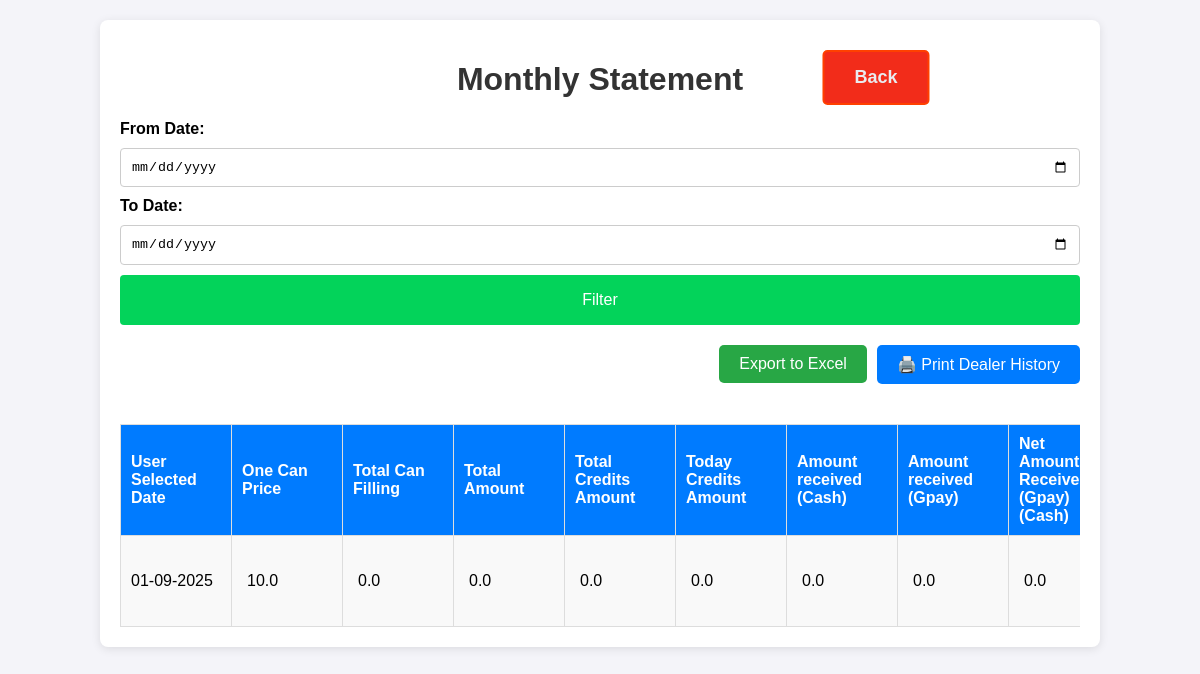
Before: /monthly_statement with the older database file.
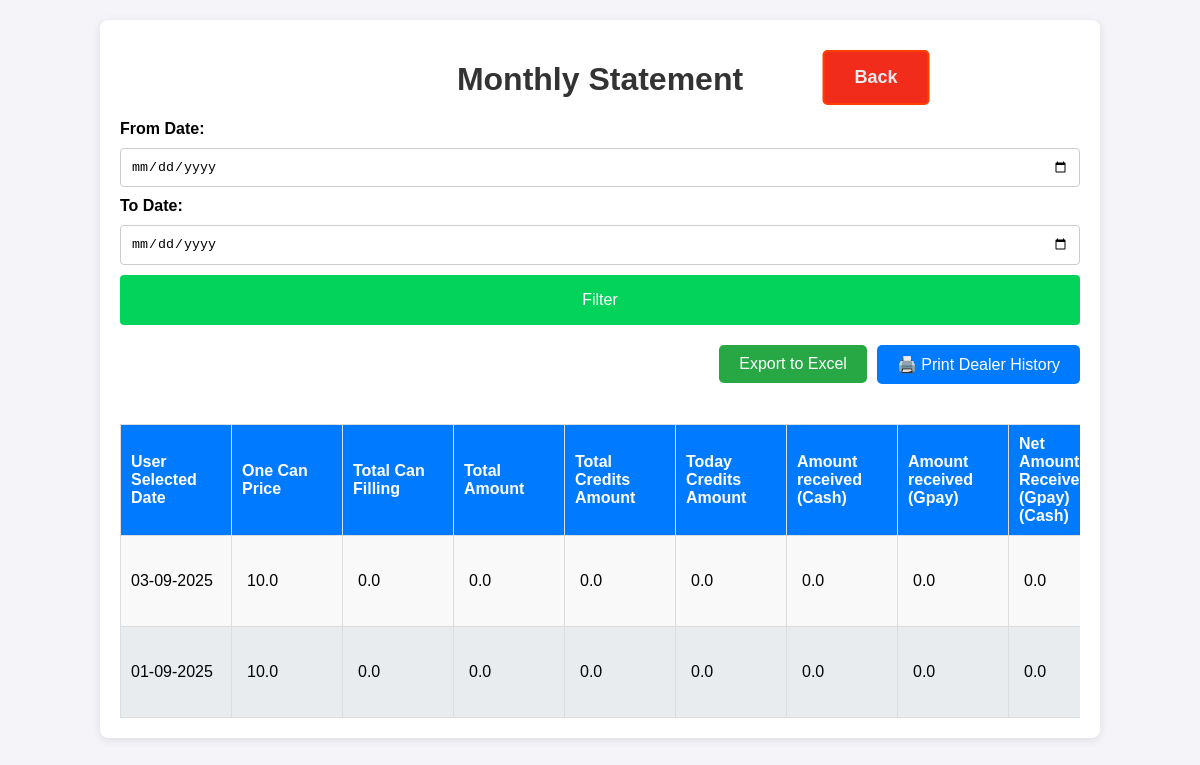
After: the same page with the newer database file.
### app.py (models this page shows, shortened)
class DailyAccounts(db.Model):
    id = db.Column(db.Integer, primary_key=True)
    timestamp = db.Column(db.DateTime, default=datetime.now)
    date = db.Column(db.Date, nullable=False, default=date.today)
    one_can_price = db.Column(db.Float, default=0)
    total_can_filling = db.Column(db.Float, default=0)
    total_amount = db.Column(db.Float, default=0)
    total_credit_amount = db.Column(db.Float, default=0)
    today_credit_amount = db.Column(db.Float, default=0)
    amount_gpay = db.Column(db.Float, default=0)
    amount_cash = db.Column(db.Float, default=0)
    net_recevied_amount = db.Column(db.Float, default=0)
    credit_amount_received_gpay = db.Column(db.Float, default=0)
    credit_amount_received_cash = db.Column(db.Float, default=0)
    net_credit_amount_received = db.Column(db.Float, default=0)
    chit_amount = db.Column(db.Float, default=0)
    diesel = db.Column(db.Float, default=0)
    chit_amount = db.Column(db.Float, default=0)
    diesel = db.Column(db.Float, default=0)
    spares = db.Column(db.Float, default=0)
    pooja_items = db.Column(db.Float, default=0)
    milk_and_others = db.Column(db.Float, default=0)
    salary_advance = db.Column(db.Float, default=0)
    salary = db.Column(db.Float, default=0)
    eb = db.Column(db.Float, default=0)
    service_labour = db.Column(db.Float, default=0)
    stationaries = db.Column(db.Float, default=0)
    sunday_ots = db.Column(db.Float, default=0)
    others_expenses = db.Column(db.Float, default=0)
    notes = db.Column(db.String(100), default=0)
    total_expenses = db.Column(db.Float, default=0)
    count_500 = db.Column(db.Integer, default=0)
    count_200 = db.Column(db.Integer, default=0)
    count_100 = db.Column(db.Integer, default=0)
    count_50 = db.Column(db.Integer, default=0)
    count_20 = db.Column(db.Integer, default=0)
    count_10 = db.Column(db.Integer, default=0)
    count_5 = db.Column(db.Integer, default=0)
    count_2 = db.Column(db.Integer, default=0)
    count_1 = db.Column(db.Integer, default=0)
    count_others = db.Column(db.Integer, default=0)
    count_total = db.Column(db.Integer, default=0)
    net_amount_remaining = db.Column(db.Float, default=0)
    net_cash_remaining = db.Column(db.Float, default=0)
    @property
    def formatted_date(self):
        return self.date.strftime("%d-%m-%Y")  # Format the date

### app.py (the view)
@app.route('/monthly_statement', methods=['GET', 'POST'])
def monthly_statement():
    filtered_data = get_filtered_data_daily_accounts(request)
    date_from = request.args.get('date_from', '')
    date_to = request.args.get('date_to', '')
    return render_template('monthly_statement.html', date_from=date_from, date_to=date_to, statements=filtered_data)

### app.py (called while the page is built)
def get_filtered_data_daily_accounts(request):
    date_from = request.args.get('date_from', '')
    date_to = request.args.get('date_to', '')
    filter_button = request.args.get('filter_button', '')
    query = DailyAccounts.query
    if filter_button:
        if date_from:
            date_from_dt = datetime.strptime(date_from, '%Y-%m-%d')
            query = query.filter(DailyAccounts.date >= date_from_dt-timedelta(days=1))
        if date_to:
            date_to_dt = datetime.strptime(date_to, '%Y-%m-%d')
            query = query.filter(DailyAccounts.date <= date_to_dt)
    else:
        now = datetime.now()
        first_day_of_month = datetime(now.year, now.month, 1)
        query = query.filter(DailyAccounts.date >= first_day_of_month - timedelta(days=1))
        pass
    filtered_data = query.order_by(DailyAccounts.timestamp.desc()).all()
    return filtered_data

### templates/monthly_statement.html (shortened to what the changed rows need)
<!DOCTYPE html>
<html lang="en">
<head>
    <link rel="stylesheet" href="/static/styles.css">
</head>
<body>
    <div class="container history_container dealer_details_data item_management_data monthly_statement">
        <h1>Monthly Statement</h1>
        <div style="overflow-x:auto;overflow-y: hidden; width: 100%;">
            <table class="history_data" >
            <thead>
                <tr>
                    <th>User Selected Date</th>
                    <th>One Can Price</th>
                    <th>Total Can Filling </th>
                    <th>Total Amount</th>
                    <th>Total Credits Amount</th>
                    <th>Today Credits Amount</th>
                    <th>Amount received (Cash)</th>
                    <th>Amount received (Gpay)</th>
                    <th>Net Amount Received (Gpay)(Cash)</th>
                    <th class="action">Actions</th></tr>
            </thead>
            <tbody>
                {% for statement in statements %}
                <tr>
                    <td>
                        <form method="POST" action="{{ url_for('edit_monthly_statement', statement_id=statement.id) }}">
                        <div style="width:90px">
                            {{ statement.formatted_date }}
                        </div>
                    </td>
                    <td>
                            <input class="form-control item-number" type="number" step="0.01" name="one_can_price" value="{{ statement.one_can_price }}" required readonly>
                    </td>
                    <td>
                            <input class="form-control item-number" type="number" step="0.01" name="total_can_filling" value="{{ statement.total_can_filling }}" required readonly>
                    </td>
                    <td>
                            <input class="form-control item-number" type="number" step="0.01" name="total_amount" value="{{ statement.total_amount }}" required readonly>
                    </td>
                    <td>
                            <input class="form-control item-number" type="number" step="0.01" name="total_credit_amount" value="{{ statement.total_credit_amount }}" required readonly>
                    </td>
                    <td>
                            <input class="form-control item-number" type="number" step="0.01" name="today_credit_amount" value="{{ statement.today_credit_amount }}" required readonly>
                    </td>
                    <td>
                            <input class="form-control item-number" type="number" step="0.01" name="amount_gpay" value="{{ statement.amount_cash }}" required readonly>
                    </td>
                    <td>
                            <input class="form-control item-number" type="number" step="0.01" name="amount_cash" value="{{ statement.amount_gpay }}" required readonly>
                    </td>
                    <td>
                            <input class="form-control item-number" type="number" step="0.01" name="net_recevied_amount" value="{{ statement.net_recevied_amount }}" required readonly>
                    </td>
                </tr>
                {% endfor %}
            </tbody>
        </table>
        </div>
    </div>
</body>
</html>

Changed rows visible on the page:
added DailyAccounts: formatted_date "03-09-2025", one_can_price "10.0", total_can_filling "0.0", total_amount "0.0", total_credit_amount "0.0", today_credit_amount "0.0", amount_gpay "0.0", amount_cash "0.0", net_recevied_amount "0.0"
